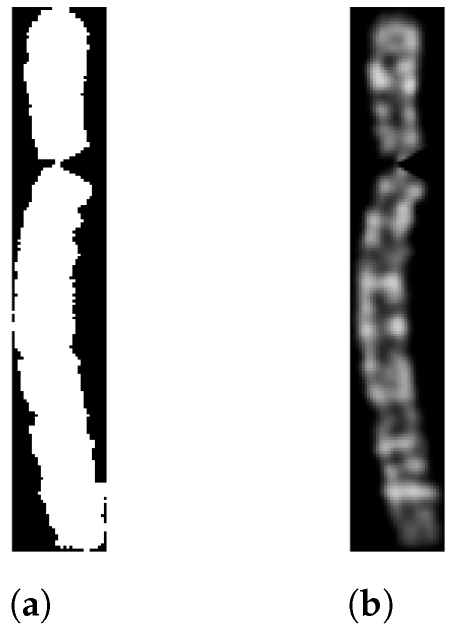
#> input picture assets/alreadyStraight.png, 903 x 1262 px, given in place of 103064_chromosome_3.jpg, which was not available (shown at 1/2 size)
$ python segmentation.py
#> lines starting #> are read from the running program, lines starting #| are printed output that depends on the picture; after the words box and inside, x2 and y2 are one past the last pixel; in counts of white or black regions, pixels touching at a corner belong together; pictures that were not available may be replaced by others from this repository, and a replacement may not be noted
### preprocessing.py
import cv2
import numpy as np
import matplotlib.pyplot as plt
import os
from tqdm import tqdm


# [15 lines left out: function display_images, not called in this run]


def preprocess_image(image_path):
    # Read the image in grayscale
    gray_image = cv2.imread(image_path, cv2.IMREAD_GRAYSCALE)

    # Denoising
    denoised_image = cv2.fastNlMeansDenoising(gray_image, None, 10, 7, 21)  # he rocks

    # Contrast enhancement
    clahe = cv2.createCLAHE(clipLimit=2.0, tileGridSize=(8, 8))
    contrast_enhanced_image = clahe.apply(denoised_image)  # he rocks
    return contrast_enhanced_image


def image_resize(img, new_size):
    height, width = img.shape[:2]
    pad_width = (new_size[0] - width) // 2
    pad_height = (new_size[1] - height) // 2

    # If the new dimensions are smaller than the image's dimensions,
    # this will raise an error.
    if pad_width < 0 or pad_height < 0:
        raise ValueError("New size must be larger than the image size")

    # Compute padding to be added to each side of the image
    top_pad = pad_height + (new_size[1] - (height + 2 * pad_height)) % 2
    bottom_pad = pad_height
    left_pad = pad_width + (new_size[0] - (width + 2 * pad_width)) % 2
    right_pad = pad_width

    # Add padding to the image
    padded_img = cv2.copyMakeBorder(img, top_pad, bottom_pad, left_pad, right_pad,
                                    borderType=cv2.BORDER_CONSTANT, value=[0, 0, 0])
    return padded_img


def clean_image(image):
    _, binary_image = cv2.threshold(image, 0, 255, cv2.THRESH_BINARY_INV + cv2.THRESH_OTSU)
    contours, _ = cv2.findContours(binary_image, cv2.RETR_TREE, cv2.CHAIN_APPROX_SIMPLE)

    contour_image = np.copy(image)
    cv2.drawContours(contour_image, contours, -1, (255, 0, 0), 1)  # draw in blue with thickness 1

    return binary_image, contours, contour_image


def separate_overlapping_chromosomes(binary_image):
    # Convert binary image to 8-bit format if not already
    binary_image = np.uint8(binary_image)

    # Invert the image so the background is 0.
    binary_image = 255 - binary_image

    # Perform distance transform
    distance_transform = cv2.distanceTransform(binary_image, cv2.DIST_L2, 5)
    # Normalize the distance transform for visualization
    normalized_dist_transform = cv2.normalize(distance_transform, None, 255, 0, cv2.NORM_MINMAX)

    # Threshold the distance transform
    _, dist_transform_thresh = cv2.threshold(normalized_dist_transform, 0.1 * normalized_dist_transform.max(), 255, 0)
    dist_transform_thresh = np.uint8(dist_transform_thresh)

    # Determine markers for the Watershed algorithm
    markers = cv2.connectedComponents(dist_transform_thresh)[1]

    # Apply Watershed algorithm
    markers = cv2.watershed(cv2.cvtColor(binary_image, cv2.COLOR_GRAY2BGR), markers)

    # Generate the segmented image
    segmented_image = np.zeros(binary_image.shape, dtype=np.uint8)
    segmented_image[markers == -1] = 255  # -1 denotes the watershed ridge

    return segmented_image


# [4 lines left out: function contours_extractor, not called in this run]


def binary_converter(image):
    _, binary_image = cv2.threshold(image, 0, 255, cv2.THRESH_BINARY_INV + cv2.THRESH_OTSU)
    return cv2.bitwise_not(binary_image)  # ocho value trash


def take_biggest_object(binary_image):
    # Find all connected components with their stats
    num_labels, labels, stats, _ = cv2.connectedComponentsWithStats(binary_image, connectivity=8)

    # Skip the first label (0) as it is the background
    # and find the label of the largest component based on the area
    largest_label = 1 + np.argmax(stats[1:, cv2.CC_STAT_AREA])

    # Create a mask for the largest component
    mask = np.zeros_like(binary_image)
    mask[labels == largest_label] = 255

    return mask


def apply_mask(original_image, binary_image):
    # Ensure the binary image is in the correct boolean format
    mask = binary_image > 0

    # Create an output image that only contains the area of interest from the original image
    # Initialize it with zeros (all black image)
    masked_image = np.zeros_like(original_image)

    # Apply the mask to each channel of the original image
    masked_image[mask] = original_image[mask]

    return masked_image


# [45 lines left out: functions complete_preprocess_single, preprocess_directory, not called in this run]


image_path = 'dataset/Data/24_chromosomes_object/cropped_chromosomes/103064_chromosome_3.jpg'
original_image = cv2.imread(image_path)
#> original_image is the input picture: shape (1262, 903, 3); min 0, max 255, mean 197.8
#original_image = cv2.cvtColor(original_image, cv2.COLOR_BGR2RGB)

preprocessed_image = preprocess_image(image_path)

binaryImage, contours, contoursimage = clean_image(preprocessed_image)
#> in clean_image, `_, binary_image = cv2.threshold(image, 0, 255, cv2.THRESH_BINARY_INV +..`:
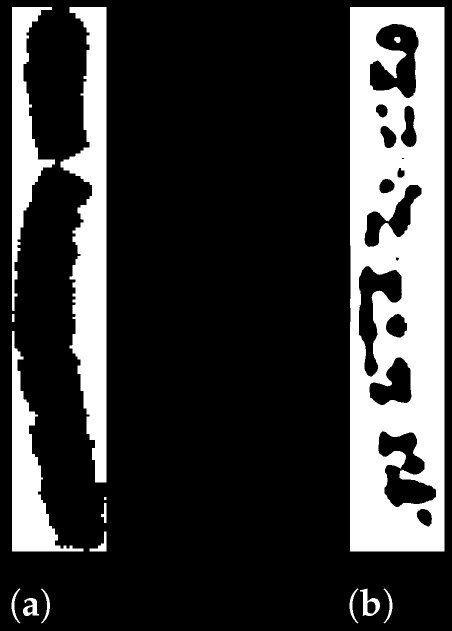
#> binary_image: shape (1262, 903) (shown at 1/2 size); 22.3% white; 15 white regions
#> in clean_image, `contours, _ = cv2.findContours(binary_image, cv2.RETR_TREE, cv2.CHAIN_..`: contours = 32 contours, 2 with area under 20; largest, box (x1, y1, x2, y2) and area: (700, 14, 889, 1103) 204409, (121, 14, 213, 965) 46477, (24, 662, 167, 1103) 19226, (24, 14, 110, 622) 18221, (756, 862, 873, 1015) 9480
#> in clean_image, `cv2.drawContours(contour_image, contours, -1, (255, 0, 0), 1)`:
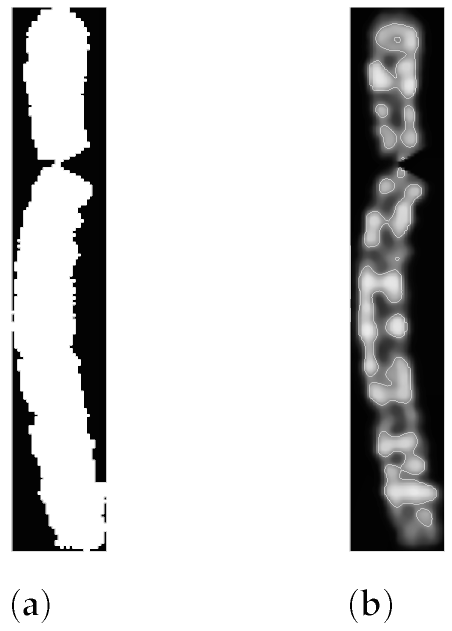
#> contour_image: shape (1262, 903) (shown at 1/2 size); min 2, max 255, mean 203

segmented_image = separate_overlapping_chromosomes(contoursimage)
#> in separate_overlapping_chromosomes, `distance_transform = cv2.distanceTransform(binary_image, cv2.DIST_L2, 5)`:
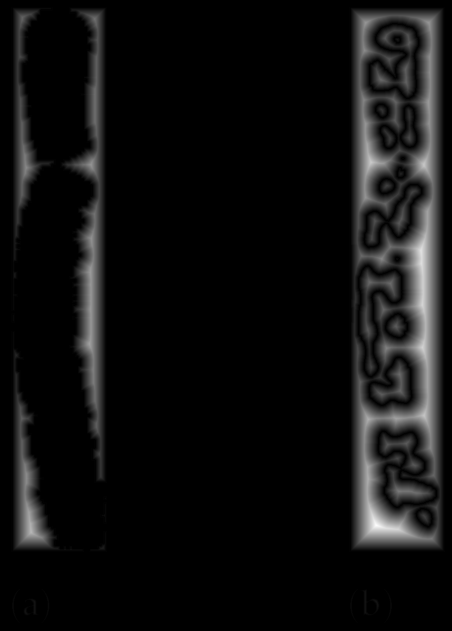
#> distance_transform: shape (1262, 903) float32 (shown at 1/2 size); min 0, max 51.99, mean 3.2; drawn with min black and max white
#> in separate_overlapping_chromosomes, `_, dist_transform_thresh = cv2.threshold(normalized_dist_transform, 0...`: dist_transform_thresh: shape (1262, 903) float32; 18.4% white; 23 white regions (4 under 20 px), largest, box (x1, y1, x2, y2) and area: (706, 20, 883, 1097) 126148, (128, 20, 207, 959) 33858, (30, 744, 109, 1097) 13264
#> in separate_overlapping_chromosomes, `markers = cv2.connectedComponents(dist_transform_thresh)[1]`:
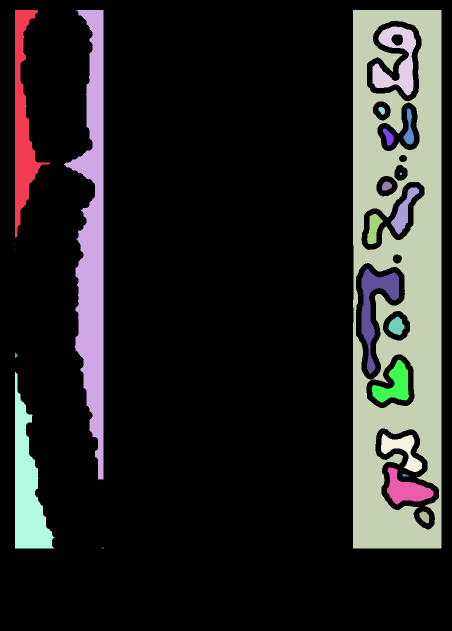
#> markers: shape (1262, 903) int32 (shown at 1/2 size); 24 distinct labels, from 0 to 23; one colour per label, 0 black
#> in separate_overlapping_chromosomes, `markers = cv2.watershed(cv2.cvtColor(binary_image, cv2.COLOR_GRAY2BGR)..`:
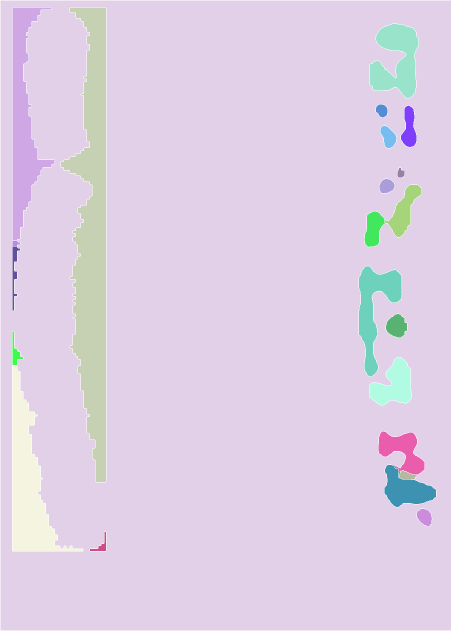
#> markers: shape (1262, 903) int32 (shown at 1/2 size); 24 distinct labels, from -1 to 23; one colour per label, 0 black, -1 white
#> segmented_image: shape (1262, 903); 1.1% white in thin lines or dots

noobj = take_biggest_object(binaryImage)
#> in take_biggest_object, `num_labels, labels, stats, _ = cv2.connectedComponentsWithStats(binary..`:
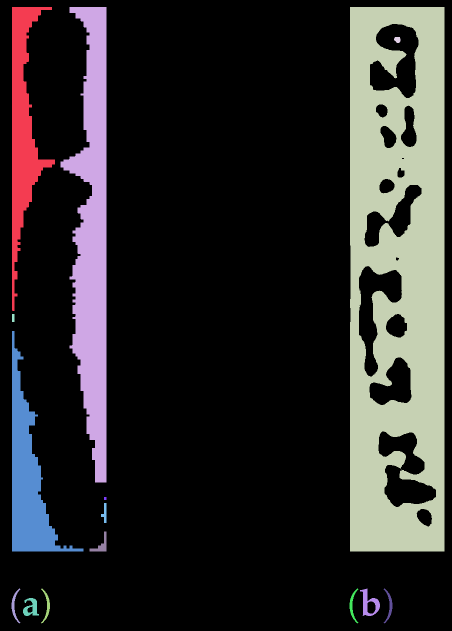
#> labels: shape (1262, 903) int32 (shown at 1/2 size); 16 distinct labels, from 0 to 15; one colour per label, 0 black
#> in take_biggest_object, `num_labels, labels, stats, _ = cv2.connectedComponentsWithStats(binary..`: num_labels = 16; stats = 16 rows, first 6: [0, 0, 903, 1262, 885811], [24, 14, 86, 608, 18985], [121, 14, 92, 951, 47684], [700, 14, 189, 1089, 163402], [788, 74, 13, 12, 125], [24, 628, 5, 16, 80]
#> in take_biggest_object, `largest_label = 1 + np.argmax(stats[1:, cv2.CC_STAT_AREA])`: largest_label = 3
#> noobj: shape (1262, 903); 14.3% white; 1 white region, box (x1, y1, x2, y2) and area: (700, 14, 889, 1103) 163402

# [7 lines of commented-out code are left out]

masked_image = apply_mask(preprocessed_image, noobj)
#> in apply_mask, `masked_image[mask] = original_image[mask]`:
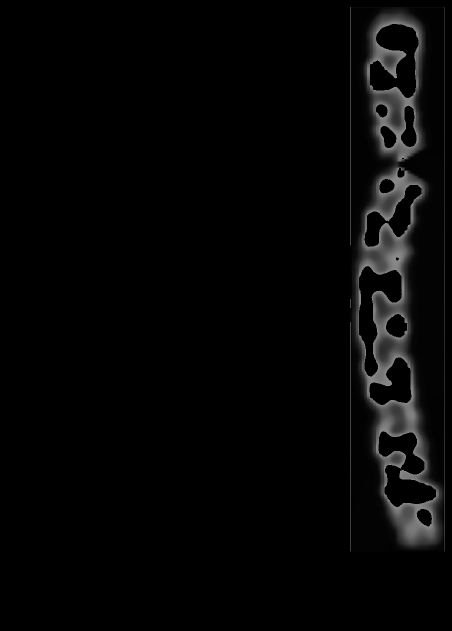
#> masked_image: shape (1262, 903) (shown at 1/2 size); min 0, max 139, mean 5.6

# display_images(preprocessed_image, masked_image)

resized_image = image_resize(masked_image,
                             (299, 299))

display_images(original_image, resized_image)

### segmentation.py
import cv2
import matplotlib.pyplot as plt
#> (the run stopped early here; a loop or call above may not have finished)

$ run again, on assets/centromere.png
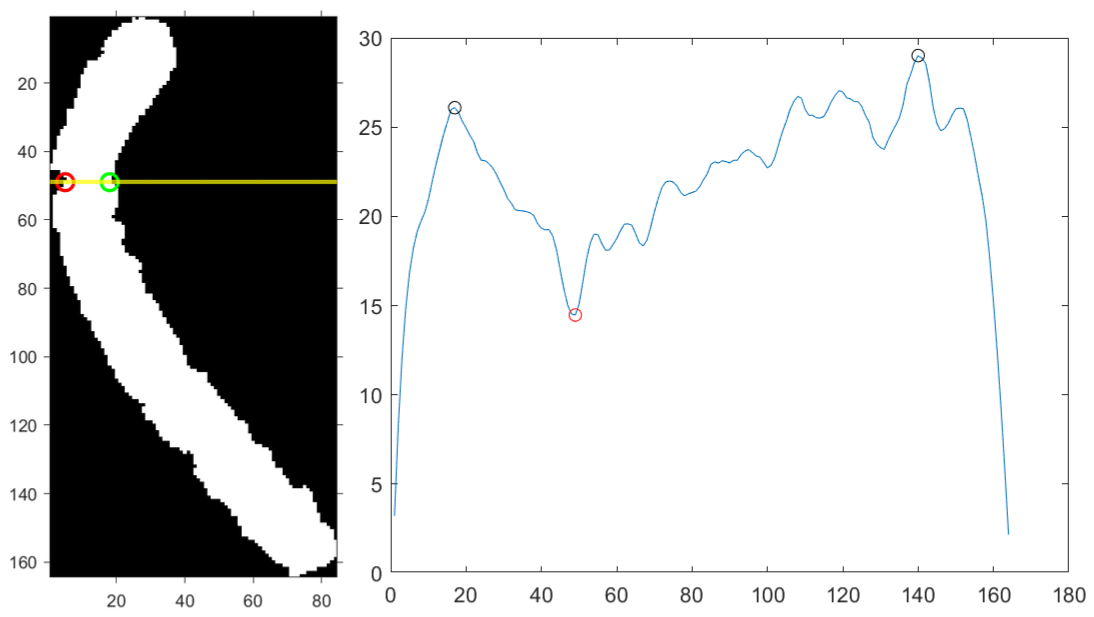
#> input picture assets/centromere.png, 2187 x 1233 px, given in place of 103064_chromosome_3.jpg, which was not available (shown at 1/2 size)
#> original_image is the input picture: shape (1233, 2187, 3); mean B, G, R 207.6, 207.8, 207.4
#> in clean_image, `_, binary_image = cv2.threshold(image, 0, 255, cv2.THRESH_BINARY_INV +..`:
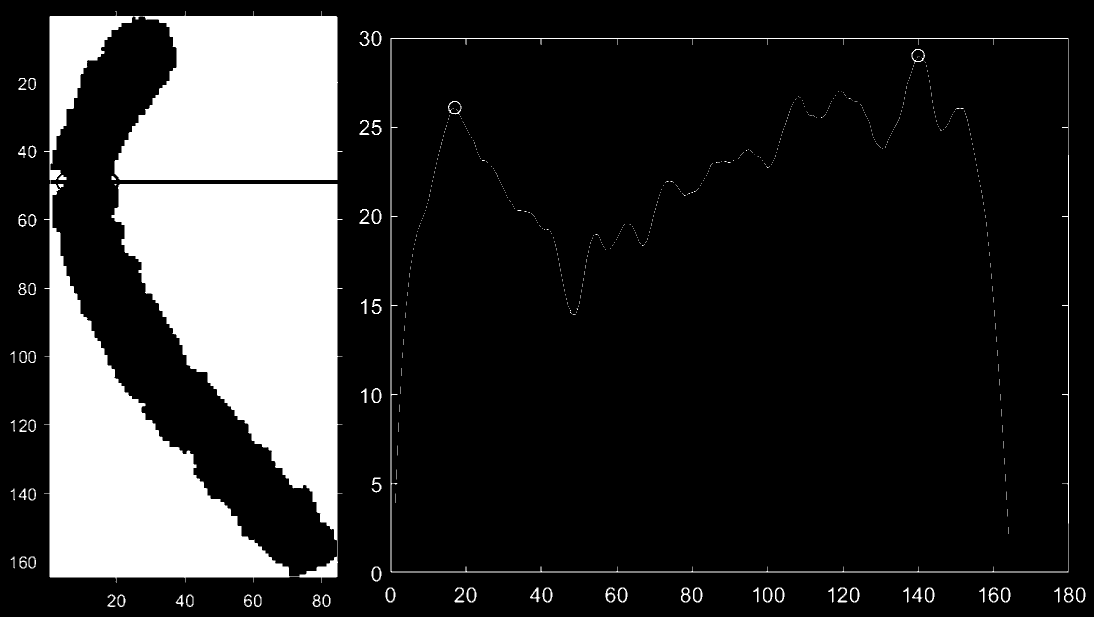
#> binary_image: shape (1233, 2187) (shown at 1/2 size); 18.5% white; 526 white regions (452 under 20 px)
#> in clean_image, `contours, _ = cv2.findContours(binary_image, cv2.RETR_TREE, cv2.CHAIN_..`: contours = 576 contours, 456 with area under 20; largest, box (x1, y1, x2, y2) and area: (781, 76, 2138, 1145) 1447876, (782, 77, 2137, 1144) 1443156, (88, 22, 685, 1166) 470637, (1823, 98, 1850, 128) 524, (896, 202, 923, 230) 524
#> contour_image: shape (1233, 2187); min 1, max 255, mean 209.9
#> segmented_image: shape (1233, 2187); 0.43% white in thin lines or dots
#> labels: shape (1233, 2187) int32; 527 distinct labels, from 0 to 526
#> num_labels = 527; stats = 527 rows, first 6: [0, 0, 2187, 1233, 2198378], [88, 22, 597, 1144, 474697], [719, 62, 20, 30, 196], [743, 62, 20, 30, 227], [781, 76, 1357, 1069, 9819], [1823, 98, 27, 30, 182]
#> largest_label = 1
#> noobj: shape (1233, 2187); 17.6% white; 1 white region, box (x1, y1, x2, y2) and area: (88, 22, 685, 1166) 474697
#> in apply_mask, `masked_image[mask] = original_image[mask]`:
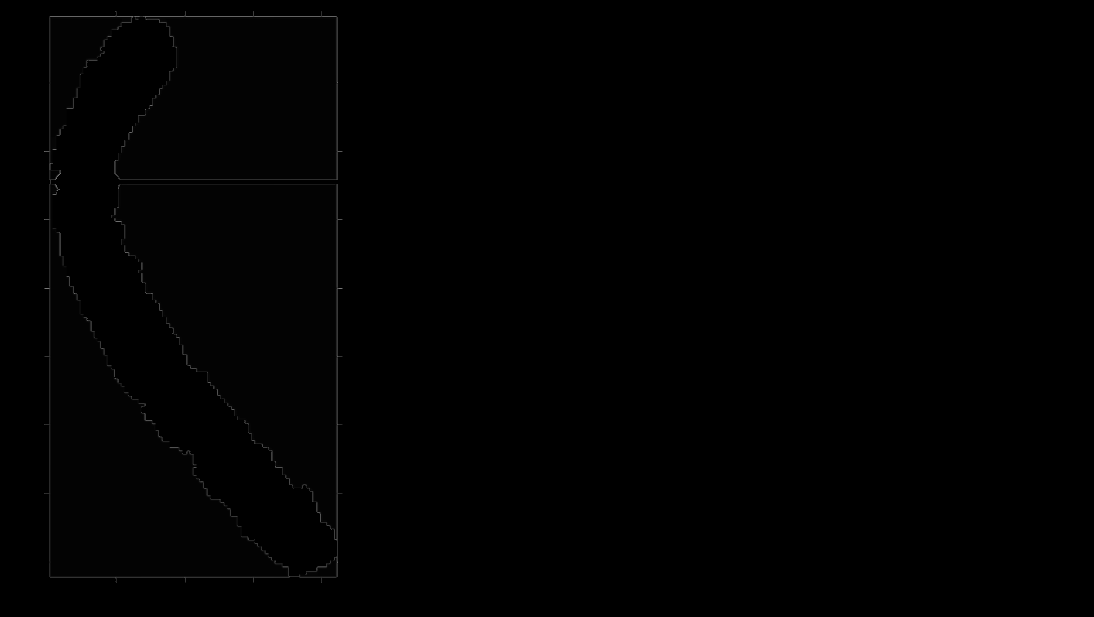
#> masked_image: shape (1233, 2187) (shown at 1/2 size); min 0, max 130, mean 0.9
